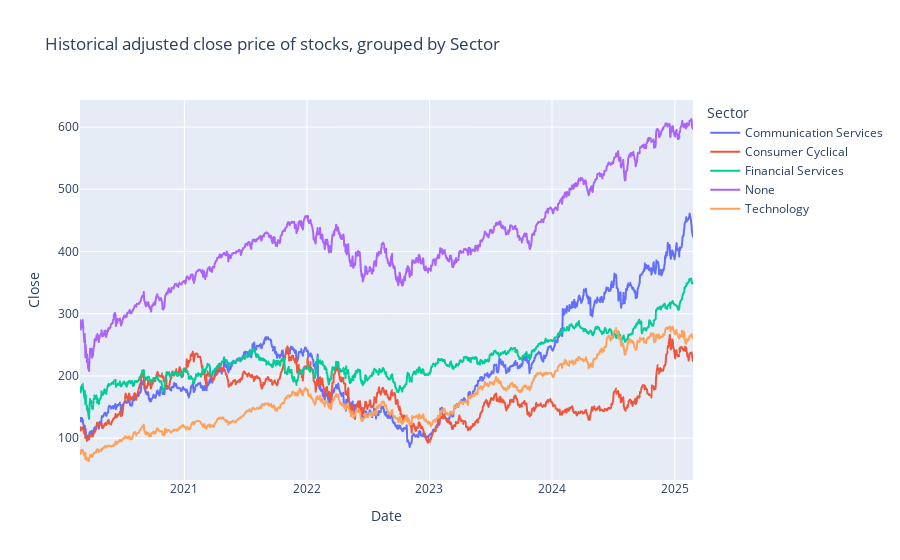

This figure's notebook cell:
### Code cell
fig = px.line(grouped_data, x='Date', y='Close', color=group, 
              title = f'Historical adjusted close price of stocks, grouped by {group}',
              labels = {
                  'date' : 'Date',
                  'close' : 'Closing price (adjusted)'
                })
fig

### Figure 1 — Plotly figure (JSON) as saved in the notebook; plotly's stock layout.template omitted (floating-point values rounded to 4 significant figures; data arrays with more than 128 entries replaced by an {"elided": "..."} marker saying what was removed)
{"data": [{"hovertemplate": "Sector=Communication Services<br>Date=%{x}<br>Close=%{y}<extra></extra>", "legendgroup": "Communication Services", "line": {"color": "#636efa", "dash": "solid"}, "marker": {"symbol": "circle"}, "mode": "lines", "name": "Communication Services", "showlegend": true, "type": "scattergl", "x": {"elided": "1257 str values"}, "xaxis": "x", "y": {"elided": "1257 float values"}, "yaxis": "y"}, {"hovertemplate": "Sector=Consumer Cyclical<br>Date=%{x}<br>Close=%{y}<extra></extra>", "legendgroup": "Consumer Cyclical", "line": {"color": "#EF553B", "dash": "solid"}, "marker": {"symbol": "circle"}, "mode": "lines", "name": "Consumer Cyclical", "showlegend": true, "type": "scattergl", "x": {"elided": "1257 str values"}, "xaxis": "x", "y": {"elided": "1257 float values"}, "yaxis": "y"}, {"hovertemplate": "Sector=Financial Services<br>Date=%{x}<br>Close=%{y}<extra></extra>", "legendgroup": "Financial Services", "line": {"color": "#00cc96", "dash": "solid"}, "marker": {"symbol": "circle"}, "mode": "lines", "name": "Financial Services", "showlegend": true, "type": "scattergl", "x": {"elided": "1257 str values"}, "xaxis": "x", "y": {"elided": "1257 float values"}, "yaxis": "y"}, {"hovertemplate": "Sector=None<br>Date=%{x}<br>Close=%{y}<extra></extra>", "legendgroup": "None", "line": {"color": "#ab63fa", "dash": "solid"}, "marker": {"symbol": "circle"}, "mode": "lines", "name": "None", "showlegend": true, "type": "scattergl", "x": {"elided": "1257 str values"}, "xaxis": "x", "y": {"elided": "1257 float values"}, "yaxis": "y"}, {"hovertemplate": "Sector=Technology<br>Date=%{x}<br>Close=%{y}<extra></extra>", "legendgroup": "Technology", "line": {"color": "#FFA15A", "dash": "solid"}, "marker": {"symbol": "circle"}, "mode": "lines", "name": "Technology", "showlegend": true, "type": "scattergl", "x": {"elided": "1257 str values"}, "xaxis": "x", "y": {"elided": "1257 float values"}, "yaxis": "y"}], "layout": {"legend": {"title": {"text": "Sector"}, "tracegroupgap": 0}, "title": {"text": "Historical adjusted close price of stocks, grouped by Sector"}, "xaxis": {"anchor": "y", "domain": [0, 1], "title": {"text": "Date"}}, "yaxis": {"anchor": "x", "domain": [0, 1], "title": {"text": "Close"}}}}
